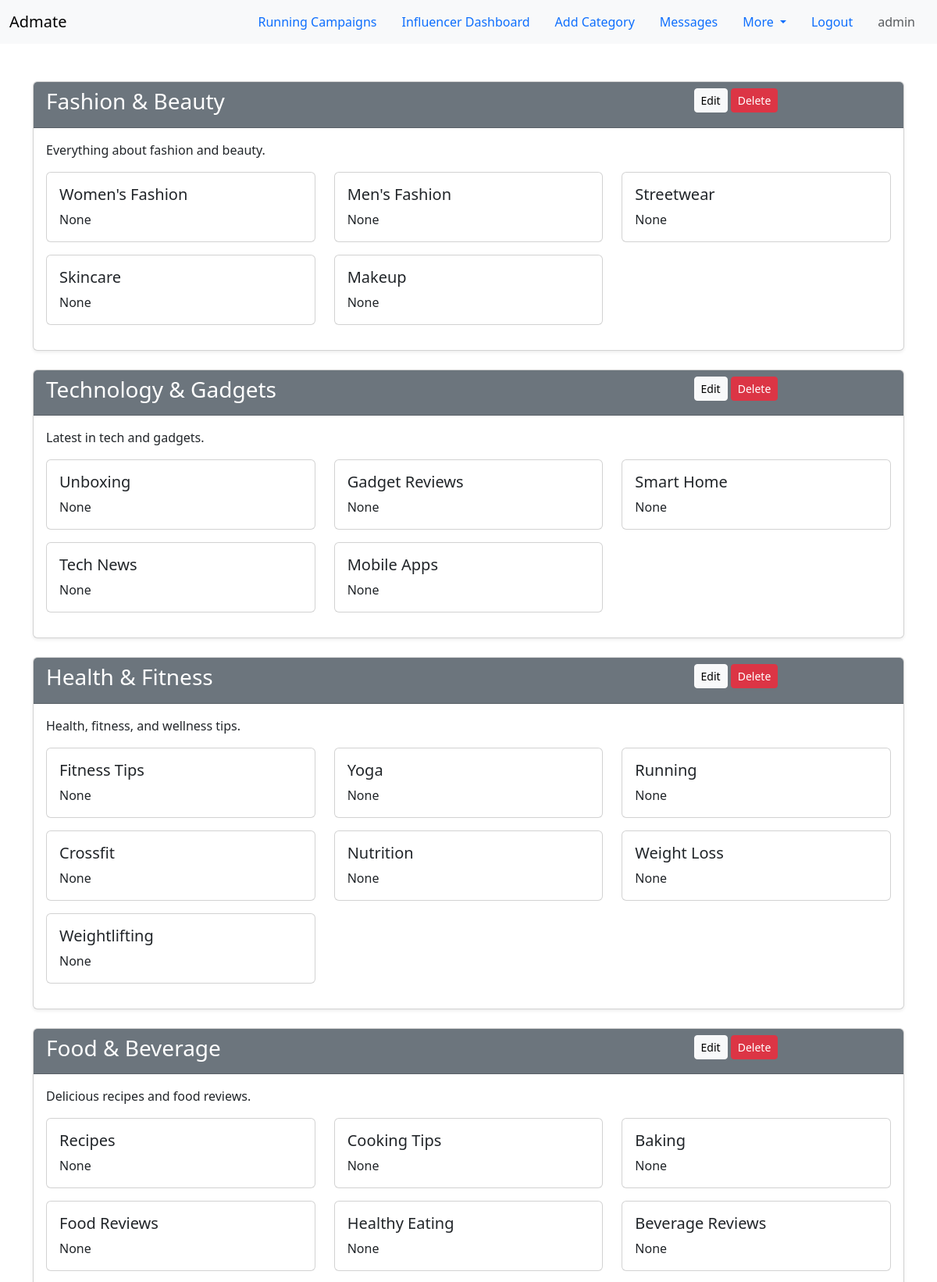
Screenshot of / (signed in, upper part) with the database file from the repository.
### application/models.py (models this page shows, shortened)
class Categories(db.Model):
    category_id = db.Column(db.Integer, primary_key=True)
    name = db.Column(db.String(30), nullable=False, unique=True)
    description = db.Column(db.String(100), nullable=True)
    niches = db.relationship('Niche', backref='category', lazy=True)

class Niche(db.Model):
    niche_id = db.Column(db.Integer, primary_key=True)
    category_id = db.Column(db.Integer, db.ForeignKey('categories.category_id'), nullable=True)
    name = db.Column(db.String(30), nullable=False)
    description = db.Column(db.String(100), nullable=True)

### application/routes.py (the view)
@app.route("/")
def index():
    if session.get('username', None):
        categories = Categories.query.all()
        return render_template('index.html', categories=categories)
    return render_template('index.html')

### templates/index.html (shortened to what this page needs)
{% extends 'nav_link.html' %}
{% block main_content %}
{% if session['username'] %}
<div class="container mt-5">
    {% for category in categories %}
    <div class="card mb-4 shadow-sm">
        <div class="card-header bg-secondary text-white">
            <div class="row">
                <div class="col-9">
                    <h3>{{ category.name }}</h3>
                </div>
                {% if (session['role'] == 'admin') or (session['role'] == 'sponsor') %}
                <div class="col-3 text-right">
                    <a href="{{ url_for('edit_category', category_id=category.category_id) }}" class="btn btn-light btn-sm">Edit</a>
                    <a href="{{ url_for('delete_category', category_id=category.category_id) }}" class="btn btn-danger btn-sm">Delete</a>
                </div>
                {% endif %}
            </div>
        </div>
        <div class="card-body">
            <p>{{ category.description }}</p>
            <div class="row">
                {% for niche in category.niches %}
                <div class="col-md-4 mb-3">
                    <div class="card h-100">
                        <div class="card-body">
                            <h5 class="card-title">{{ niche.name }}</h5>
                            <p class="card-text">{{ niche.description }}</p>
                        </div>
                    </div>
                </div>
                {% endfor %}
            </div>
        </div>
    </div>
    {% endfor %}
</div>
{% else %}
<div class="container mt-5 p-5 text-center">
    <h1>Welcome to Admate!</h1>
    <p class="mt-4">Find the right mate for your ad at Admate!</p>
    <a class="btn btn-primary mt-3" href="{{ url_for('login') }}">Find Now</a>
</div>
{% endif %}
{% endblock main_content %}

### rows the page displays
Categories: name "Fashion & Beauty", description "Everything about fashion and beauty."
Niche: name "Women's Fashion", description "None"
Niche: name "Men's Fashion", description "None"
Niche: name "Streetwear", description "None"
Niche: name "Skincare", description "None"
Niche: name "Makeup", description "None"
Categories: name "Technology & Gadgets", description "Latest in tech and gadgets."
Niche: name "Unboxing", description "None"
Niche: name "Gadget Reviews", description "None"
Niche: name "Smart Home", description "None"
Niche: name "Tech News", description "None"
Niche: name "Mobile Apps", description "None"
Categories: name "Health & Fitness", description "Health, fitness, and wellness tips."
Niche: name "Fitness Tips", description "None"
Niche: name "Yoga", description "None"
Niche: name "Running", description "None"
Niche: name "Crossfit", description "None"
Niche: name "Nutrition", description "None"
Niche: name "Weight Loss", description "None"
Niche: name "Weightlifting", description "None"
Categories: name "Food & Beverage", description "Delicious recipes and food reviews."
Niche: name "Recipes", description "None"
Niche: name "Cooking Tips", description "None"
Niche: name "Baking", description "None"
Niche: name "Food Reviews", description "None"
Niche: name "Healthy Eating", description "None"
Niche: name "Beverage Reviews", description "None"

### other values shown
{{ session['username'] }} "admin"
